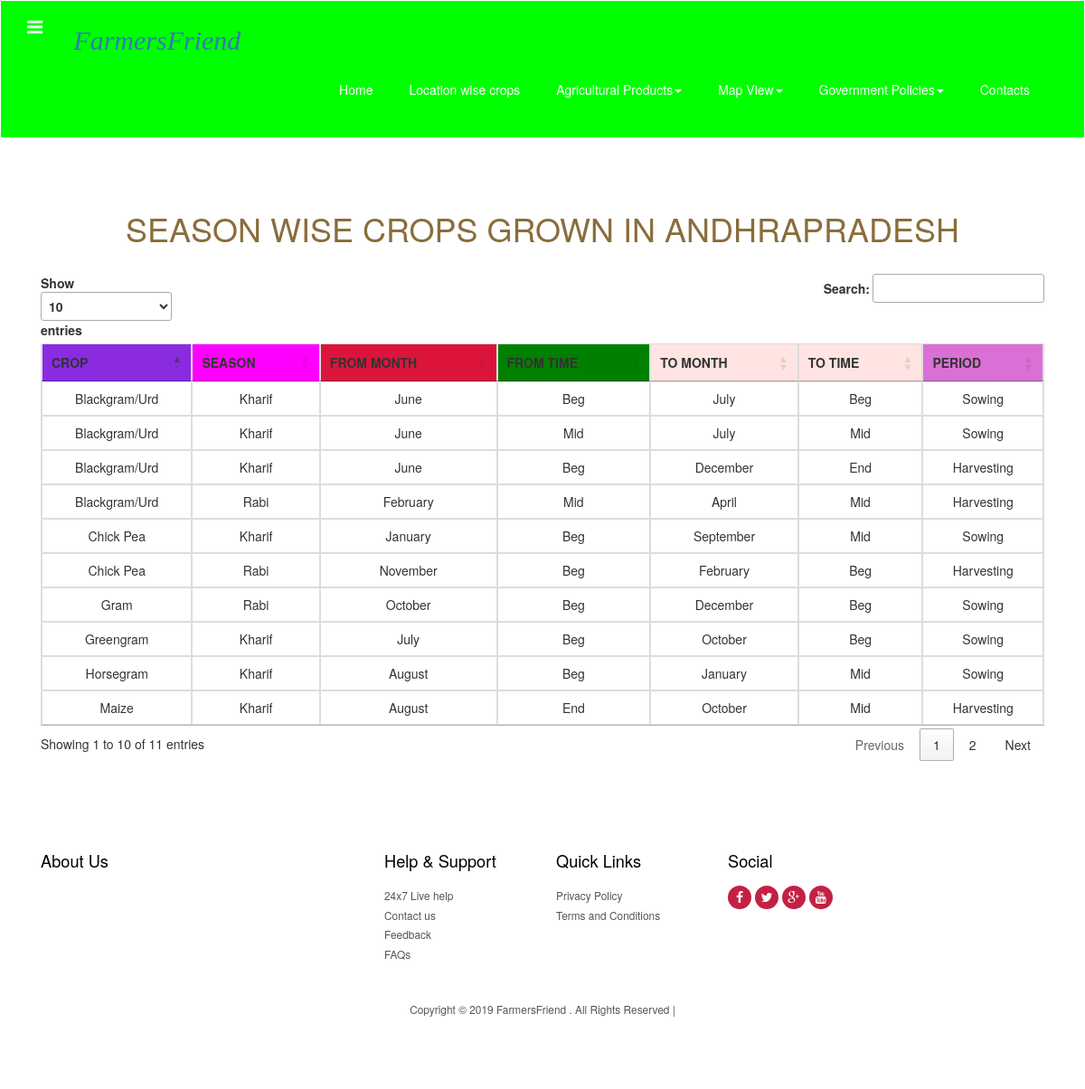
The app's page /Andhra_Pradesh.php with its own data.
### tables this page shows
CREATE TABLE `addcrop` (
  `state` varchar(50) NOT NULL,
  `crop` varchar(50) NOT NULL,
  `season` varchar(50) NOT NULL,
  `frommonth` varchar(50) NOT NULL,
  `fromtime` varchar(50) NOT NULL,
  `tomonth` varchar(50) NOT NULL,
  `totime` varchar(50) NOT NULL,
  `period` varchar(50) NOT NULL
);

### Andhra_Pradesh.php (the view, shortened to what this page needs)
<!DOCTYPE HTML>
<html>
<head>
<titl></title>
<link href="css/bootstrap-3.1.1.min.css" rel='stylesheet' type='text/css' />
<link href="css/style.css" rel='stylesheet' type='text/css' />
<link href="css/font-awesome.css" rel="stylesheet">
</head>
<body>
 <div class="navbar navbar-inverse-blue navbar">
      <div class="navbar-inner">
        <div class="container">
           <div class="navigation">
             <nav id="colorNav">
			   <ul>
				<li class="green">
				</li>
			   </ul>
             </nav>
           </div>
           <h2 style="color:maroon;font-family:cursive;font-style:italic;"><a class="brand" href="index.php">FarmersFriend</a></h2>
           <div class="pull-right">
          	<nav class="navbar nav_bottom" role="navigation">
		    <div class="collapse navbar-collapse" id="bs-megadropdown-tabs">
		        <ul class="nav navbar-nav nav_1">
		            <li><a href="index.php">Home</a></li>
		            <li><a href="image.html">Location wise crops</a></li>
		    		<li class="dropdown">
		              <a href="#" class="dropdown-toggle" data-toggle="dropdown">Agricultural Products<span class="caret"></span></a>
		            </li>
					<li class="dropdown">
		              <a href="#" class="dropdown-toggle" data-toggle="dropdown">Map View<span class="caret"></span></a>
		            </li>
		            <li class="dropdown">
		              <a href="#" class="dropdown-toggle" data-toggle="dropdown">Government Policies<span class="caret"></span></a>
		            </li>
		            <li class="last"><a href="contact.php">Contacts</a></li>
		        </ul>
		     </div>
		    </nav>
		   </div>
          <div class="clearfix"> </div>
        </div>
      </div>
    </div>
<section id="intro" class="intro">
		<div class="container ">
			<div class="col-lg-12">
				<br><br>
				<h1 class="text-warning text-center">SEASON WISE CROPS GROWN IN ANDHRAPRADESH</h1>
				 <br>
				 <table id="table_id" class="table table-stripped table-hover table-bordered">
  <thead>
          <tr class=" text-center">
            <th class=" text-center" bgcolor="BLUEVIOLET">CROP</th>
            <th class=" text-center" bgcolor="FUCHSIA">SEASON</th>
            <th class=" text-center" bgcolor="CRIMSON">FROM MONTH</th>
            <th class=" text-center" bgcolor="GREEN">FROM TIME</th>
            <th class=" text-center" bgcolor="MISTYROSE">TO MONTH</th>
            <th class=" text-center" bgcolor="MISTYROSE">TO TIME</th>
            <th class=" text-center" bgcolor="ORCHID">PERIOD</th>
          </tr>
    </thead>
    <tbody>
          <?php
            $conn = mysqli_connect("localhost","root","","farm");
             $result=mysqli_query($conn,"SELECT * FROM addcrop WHERE state='Andhra_Pradesh'");
             while($row=mysqli_fetch_assoc($result)):
             ?>
          <tr class="text-center">
            <td><?php echo $row['crop']; ?></td>
            <td><?php echo $row['season']; ?></td>
            <td><?php echo $row['frommonth']; ?></td>
            <td><?php echo $row['fromtime']; ?></td>
            <td><?php echo $row['tomonth']; ?></td>
            <td><?php echo $row['totime']; ?></td>
            <td><?php echo $row['period']; ?></td>
          </tr>
                       <?php endwhile; ?>
        </tbody>
      </table>
       <link rel="stylesheet"  href="bootstrap.css"/>
      <link rel="stylesheet" type="text/css" href="https://cdn.datatables.net/1.10.19/css/jquery.dataTables.css">
				 <div align="center">
    			<br />
   			 	</div>
			</div>
		</div>
     </section>
    <div class="footer">
    	<div class="container">
    		<div class="col-md-4 col_2">
    			<h4>About Us</h4>
    		</div>
    		<div class="col-md-2 col_2">
    			<h4>Help & Support</h4>
    			<ul class="footer_links">
    				<li><a href="#">24x7 Live help</a></li>
    				<li><a href="contact.html">Contact us</a></li>
    				<li><a href="#">Feedback</a></li>
    				<li><a href="faq.html">FAQs</a></li>
    			</ul>
    		</div>
    		<div class="col-md-2 col_2">
    			<h4>Quick Links</h4>
    			<ul class="footer_links">
    				<li><a href="privacy.html">Privacy Policy</a></li>
    				<li><a href="terms.html">Terms and Conditions</a></li>
    			</ul>
    		</div>
    		<div class="col-md-2 col_2">
    			<h4>Social</h4>
    			<ul class="footer_social">
				  <li><a href="#"><i class="fa fa-facebook fa1"> </i></a></li>
				  <li><a href="#"><i class="fa fa-twitter fa1"> </i></a></li>
				  <li><a href="#"><i class="fa fa-google-plus fa1"> </i></a></li>
				  <li><a href="#"><i class="fa fa-youtube fa1"> </i></a></li>
			    </ul>
    		</div>
    		<div class="clearfix"> </div>
    		<div class="copy">
                    <p>Copyright © 2019 FarmersFriend . All Rights Reserved  |</span></p>
	        </div>
    	</div>
    </div>
</body>
</html>

### css/style.css (style rules this page uses)
h4, h5, h6, h1, h2, h3 { margin-top: 0; }
ul, ol { margin: 0; }
p { margin: 0; }
html, body { font-family: 'Ubuntu', sans-serif; font-size: 100%; background:#fff; }
body a { transition:0.5s all; -webkit-transition:0.5s all; -moz-transition:0.5s all; -o-transition:0.5s all; -ms-transition:0.5s all; }
.navigation { float: left; margin-right: 3%; margin-top: 1px; }
#colorNav > ul { padding: 0; margin: 0; }
#colorNav > ul > li { list-style: none; position:relative; }
#colorNav li.green:after { text-shadow: none; -webkit-font-smoothing: antialiased; font-family: 'fontawesome'; speak: none; font-weight: normal; font-variant: normal; line-height: 1; text-transform: none; -moz-transition: 0.4s; -o-transition: 0.4s; -webkit-transition: 0.4s; transition: 0.4s; color: #fff; content: "\f0c9"; display: inline-block; font-size: 20px; margin-left: 0; position: relative; top: 11px; }
.navbar-inverse-blue .navbar-inner { padding: 7px 0; background:#00ff00; border:none; font-size: 0.85em; }
.navbar { min-height:100%; margin-bottom:0; border:none; }
.navbar-nav { margin:0; float:right; }
.navbar-nav > li > a { padding: 10px 15px; text-align: center; color: #fff; font-weight: 100; font-size:14px; }
.nav_bottom { background:none; }
ul.nav_1 { float:none; margin: 2px 0 0 0; }
ul.nav_1 li { margin-right:10px; }
ul.nav_1 li a { color:#fff; }
ul.nav_1 li.last { margin-right:0; }
.footer { background:#fff; padding:5em 0; }
.col_2 h4 { color:#000; font-size:1.3em; margin-bottom:1em; }
ul.footer_links { padding:0; margin:0; list-style:none; }
ul.footer_links li { font-size:0.85em; line-height:1.8em; }
ul.footer_links li a { color:#555; }
ul.footer_social { padding: 0; margin: 0 0 1em; list-style: none; }
ul.footer_social li { display: inline-block; text-align: center; }
i.fa1 { background:#c32143; width: 26px; height: 26px; color: #fff; line-height: 26px; border-radius: 20px; -webkit-border-radius: 20px; -moz-border-radius: 20px; -o-border-radius: 20px; }
.copy { margin:3em 0 0 0; text-align:center; }
.copy p { color:#555; font-size:0.85em; }
ul { padding: 0; list-style: none; }
.headings h1, h2,h3,h4,h5,h6 { font-weight:400; }

### records on screen
addcrop: crop "Blackgram/Urd", season "Kharif", frommonth "June", fromtime "Beg", tomonth "July", totime "Beg", period "Sowing"
addcrop: crop "Blackgram/Urd", season "Kharif", frommonth "June", fromtime "Mid", tomonth "July", totime "Mid", period "Sowing"
addcrop: crop "Blackgram/Urd", season "Kharif", frommonth "June", fromtime "Beg", tomonth "December", totime "End", period "Harvesting"
addcrop: crop "Blackgram/Urd", season "Rabi", frommonth "February", fromtime "Mid", tomonth "April", totime "Mid", period "Harvesting"
addcrop: crop "Chick Pea", season "Kharif", frommonth "January", fromtime "Beg", tomonth "September", totime "Mid", period "Sowing"
addcrop: crop "Chick Pea", season "Rabi", frommonth "November", fromtime "Beg", tomonth "February", totime "Beg", period "Harvesting"
addcrop: crop "Gram", season "Rabi", frommonth "October", fromtime "Beg", tomonth "December", totime "Beg", period "Sowing"
addcrop: crop "Greengram", season "Kharif", frommonth "July", fromtime "Beg", tomonth "October", totime "Beg", period "Sowing"
addcrop: crop "Horsegram", season "Kharif", frommonth "August", fromtime "Beg", tomonth "January", totime "Mid", period "Sowing"
addcrop: crop "Maize", season "Kharif", frommonth "August", fromtime "End", tomonth "October", totime "Mid", period "Harvesting"
